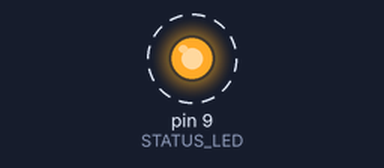
The sketch below on a simulated Arduino Uno, built with avr-gcc and run on an emulated ATmega328P. Parts: output pins drawn as LEDs (lit = HIGH). Dashed ring = blinking. What the sketch prints to the serial monitor is not drawn.

Above: at 2.5 s.
Timing chart, 0 to 6.6 s (numbered marks = the images above):
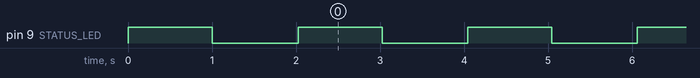

The sketch:

I2Cscanner.ino
```cpp
/*=================================================================
Ce sketch est un scanner I2C: il essaye de communiquer avec toutes
les adresses I2C possibles et affiche celle(s) qui réponde(nt).

                      BRANCHEMENT
* Pin SCD du moule à scanner  ----------->  SCD A5 de l’Arduino
* Pin SDA du moule à scanner  ----------->  SDA A4 de l’Arduino
================================================================ */
#define STATUS_LED 9
#include <Wire.h>
void setup()
{
  Serial.begin(9600);
  pinMode(STATUS_LED, OUTPUT);
  digitalWrite(STATUS_LED, HIGH);   // turn the LED on (HIGH is the voltage level)
  delay(1000);              // wait for a second
  digitalWrite(STATUS_LED, LOW);    // turn the LED off by making the voltage LOW
  delay(1000);

  Wire.begin();
  //Wire.begin(0, 2); // Change for D1mini

  Serial.println("\nI2C Scanner");
}

void loop()
{
  byte error, address;
  int nDevices;
  Serial.println("Recherche en cours...");
  nDevices = 0;
  for(address = 1; address < 127; address++ )
  {
    Wire.beginTransmission(address);
    error = Wire.endTransmission();

    if (error == 0)
    {
      Serial.print("Equiment I2C trouve a l'addresse 0x");
      if (address<16)
        Serial.print("0");
      Serial.print(address,HEX);
      Serial.println("  !");
      nDevices++;
    }
    else if (error==4)
    {
      Serial.print("Erreur inconnue a l'address 0x");
      if (address<16)
        Serial.print("0");
      Serial.println(address,HEX);
    }
  }
  if (nDevices == 0)
    Serial.println("Aucun Equipement I2C trouve\n");
  else
    Serial.println("Fini\n");

  digitalWrite(STATUS_LED, HIGH);   // turn the LED on (HIGH is the voltage level)
  delay(1000);              // wait for a second
  digitalWrite(STATUS_LED, LOW);    // turn the LED off by making the voltage LOW
  delay(1000);
}
```

Measured:
- by itself, pin 9 (STATUS_LED): alternates HIGH for 1.0 s and LOW for 1.0 s
